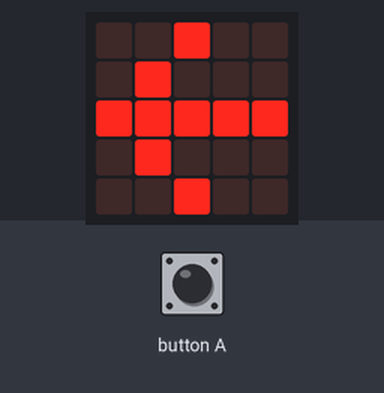
A program run on a simulated BBC micro:bit (MakeCode). Parts: the board's 5×5 LED display. The test bench sets the inputs (shaded band). Random numbers come from a fixed seed.

Above: at 1.2 s.
1.3 s: button A pressed for 0.55 s
At 7.1 s:
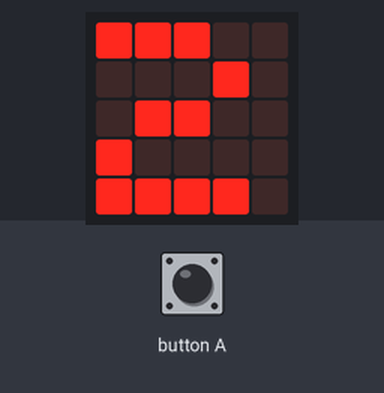
7.8 s: button A pressed for 3.2 s
At 9.8 s:
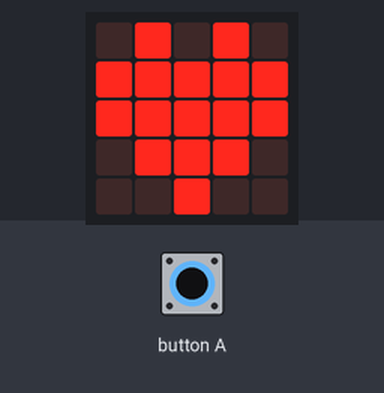
17.0 s: button A pressed for 1 s
At 18.4 s:
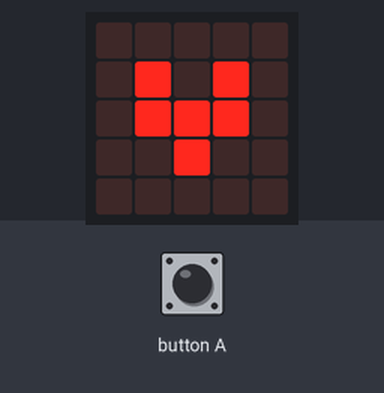
Timing chart, 0 to 20.0 s (numbered marks = the images above; inputs shaded):
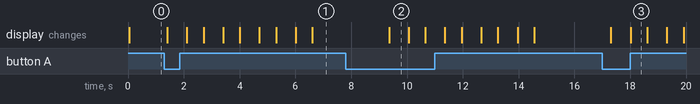

Measured:
- after the input at 1.3 s, the display: first changes after 0.11 s (image 1 shows a later state)
- what the display in image 2 shows lasts 0.7 s, from 9.4 s to 10.1 s
- what the display in image 3 shows lasts 0.6 s, from 18.0 s to 18.6 s

The program:

main.ts
```typescript
basic.forever(function () {
    while (input.buttonIsPressed(Button.A)) {
        for (let index = 0; index < 4; index++) {
            basic.showIcon(IconNames.Heart)
            basic.pause(100)
            basic.showIcon(IconNames.SmallHeart)
        }
        basic.showNumber(randint(0, 9))
        basic.pause(2000)
        basic.clearScreen()
    }
    basic.pause(50)
    basic.showLeds(`
        . . # . .
        . # . . .
        # # # # #
        . # . . .
        . . # . .
        `)
})
```

test.ts
```typescript
// les tests vont ici ; cela ne sera pas compilé si ce paquet est utilisé en tant qu'extension.
```
